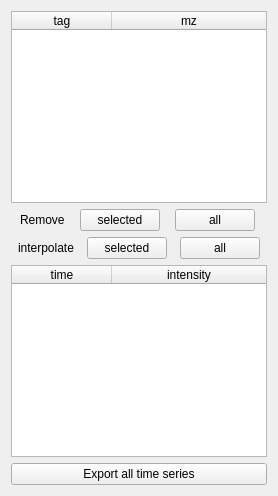
           <widget class="QWidget" name="verticalLayoutWidget_2">
            <layout class="QVBoxLayout" name="verticalLayout_25">
             <item>
              <widget class="QTableWidget" name="timeSeriesCatTimeSeriesesTableWidget">
               <property name="sizePolicy">
                <sizepolicy hsizetype="Preferred" vsizetype="Expanding">
                 <horstretch>0</horstretch>
                 <verstretch>0</verstretch>
                </sizepolicy>
               </property>
               <property name="editTriggers">
                <set>QAbstractItemView::NoEditTriggers</set>
               </property>
               <property name="horizontalScrollMode">
                <enum>QAbstractItemView::ScrollPerPixel</enum>
               </property>
               <attribute name="horizontalHeaderCascadingSectionResizes">
                <bool>false</bool>
               </attribute>
               <attribute name="horizontalHeaderStretchLastSection">
                <bool>true</bool>
               </attribute>
               <column>
                <property name="text">
                 <string>tag</string>
                </property>
               </column>
               <column>
                <property name="text">
                 <string>mz</string>
                </property>
               </column>
              </widget>
             </item>
             <item>
              <layout class="QHBoxLayout" name="horizontalLayout_29">
               <item>
                <widget class="QLabel" name="label_17">
                 <property name="sizePolicy">
                  <sizepolicy hsizetype="Maximum" vsizetype="Preferred">
                   <horstretch>0</horstretch>
                   <verstretch>0</verstretch>
                  </sizepolicy>
                 </property>
                 <property name="text">
                  <string>Remove</string>
                 </property>
                </widget>
               </item>
               <item>
                <widget class="QPushButton" name="timeSeriesCatRmSelectedPushButton">
                 <property name="sizePolicy">
                  <sizepolicy hsizetype="Maximum" vsizetype="Fixed">
                   <horstretch>0</horstretch>
                   <verstretch>0</verstretch>
                  </sizepolicy>
                 </property>
                 <property name="text">
                  <string>selected</string>
                 </property>
                </widget>
               </item>
               <item>
                <widget class="QPushButton" name="timeSeriesCatRmAllPushButton">
                 <property name="sizePolicy">
                  <sizepolicy hsizetype="Maximum" vsizetype="Fixed">
                   <horstretch>0</horstretch>
                   <verstretch>0</verstretch>
                  </sizepolicy>
                 </property>
                 <property name="text">
                  <string>all</string>
                 </property>
                </widget>
               </item>
              </layout>
             </item>
             <item>
              <layout class="QHBoxLayout" name="horizontalLayout_31">
               <item>
                <widget class="QLabel" name="label_26">
                 <property name="sizePolicy">
                  <sizepolicy hsizetype="Maximum" vsizetype="Preferred">
                   <horstretch>0</horstretch>
                   <verstretch>0</verstretch>
                  </sizepolicy>
                 </property>
                 <property name="text">
                  <string>interpolate</string>
                 </property>
                </widget>
               </item>
               <item>
                <widget class="QPushButton" name="timeSeriesCatIntSelectedPushButton">
                 <property name="sizePolicy">
                  <sizepolicy hsizetype="Maximum" vsizetype="Fixed">
                   <horstretch>0</horstretch>
                   <verstretch>0</verstretch>
                  </sizepolicy>
                 </property>
                 <property name="text">
                  <string>selected</string>
                 </property>
                </widget>
               </item>
               <item>
                <widget class="QPushButton" name="timeSeriesCatIntAllPushButton">
                 <property name="sizePolicy">
                  <sizepolicy hsizetype="Maximum" vsizetype="Fixed">
                   <horstretch>0</horstretch>
                   <verstretch>0</verstretch>
                  </sizepolicy>
                 </property>
                 <property name="text">
                  <string>all</string>
                 </property>
                </widget>
               </item>
              </layout>
             </item>
             <item>
              <widget class="QTableWidget" name="timeSeriesCatTimeSeriesTableWidget">
               <property name="sizePolicy">
                <sizepolicy hsizetype="Preferred" vsizetype="Expanding">
                 <horstretch>0</horstretch>
                 <verstretch>0</verstretch>
                </sizepolicy>
               </property>
               <property name="editTriggers">
                <set>QAbstractItemView::NoEditTriggers</set>
               </property>
               <property name="horizontalScrollMode">
                <enum>QAbstractItemView::ScrollPerPixel</enum>
               </property>
               <attribute name="horizontalHeaderStretchLastSection">
                <bool>true</bool>
               </attribute>
               <column>
                <property name="text">
                 <string>time</string>
                </property>
               </column>
               <column>
                <property name="text">
                 <string>intensity</string>
                </property>
               </column>
              </widget>
             </item>
             <item>
              <widget class="QPushButton" name="timeSeriesCatExportPushButton">
               <property name="sizePolicy">
                <sizepolicy hsizetype="Preferred" vsizetype="Fixed">
                 <horstretch>0</horstretch>
                 <verstretch>0</verstretch>
                </sizepolicy>
               </property>
               <property name="text">
                <string>Export all time series</string>
               </property>
              </widget>
             </item>
            </layout>
           </widget>
